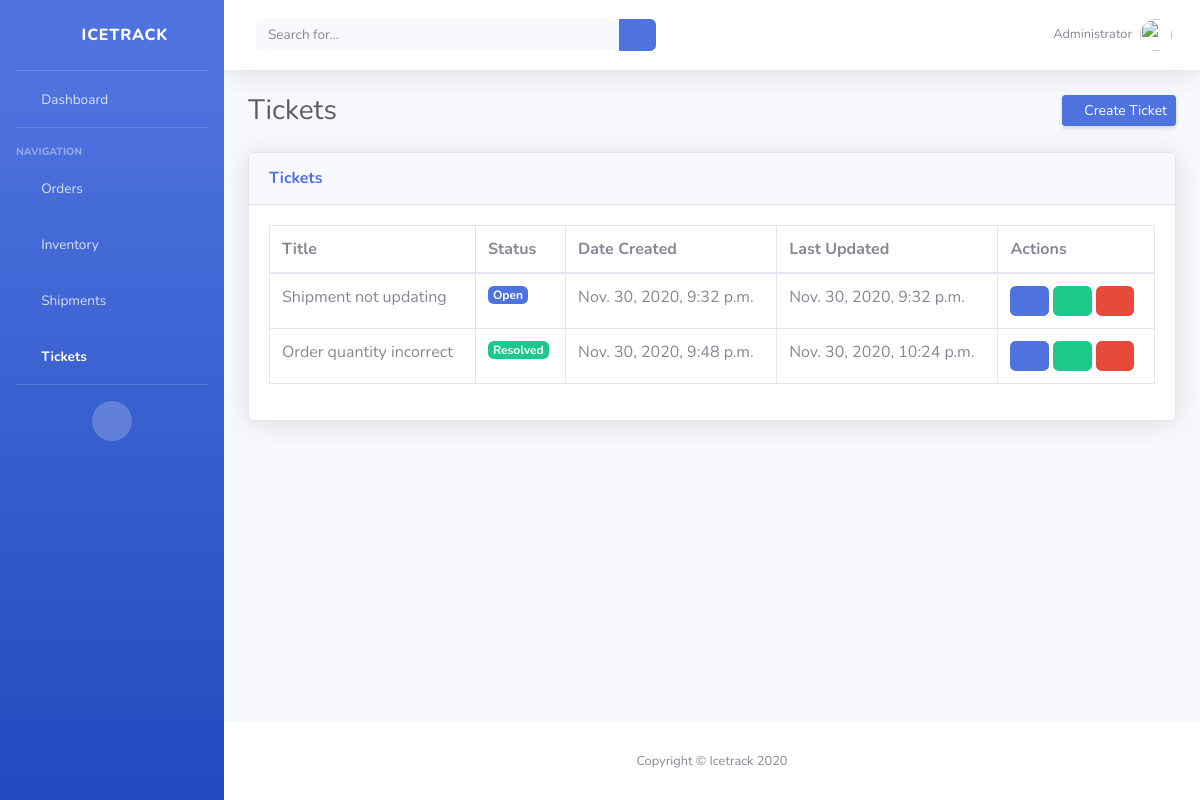
/tickets/, run on an earlier commit of the app's database.
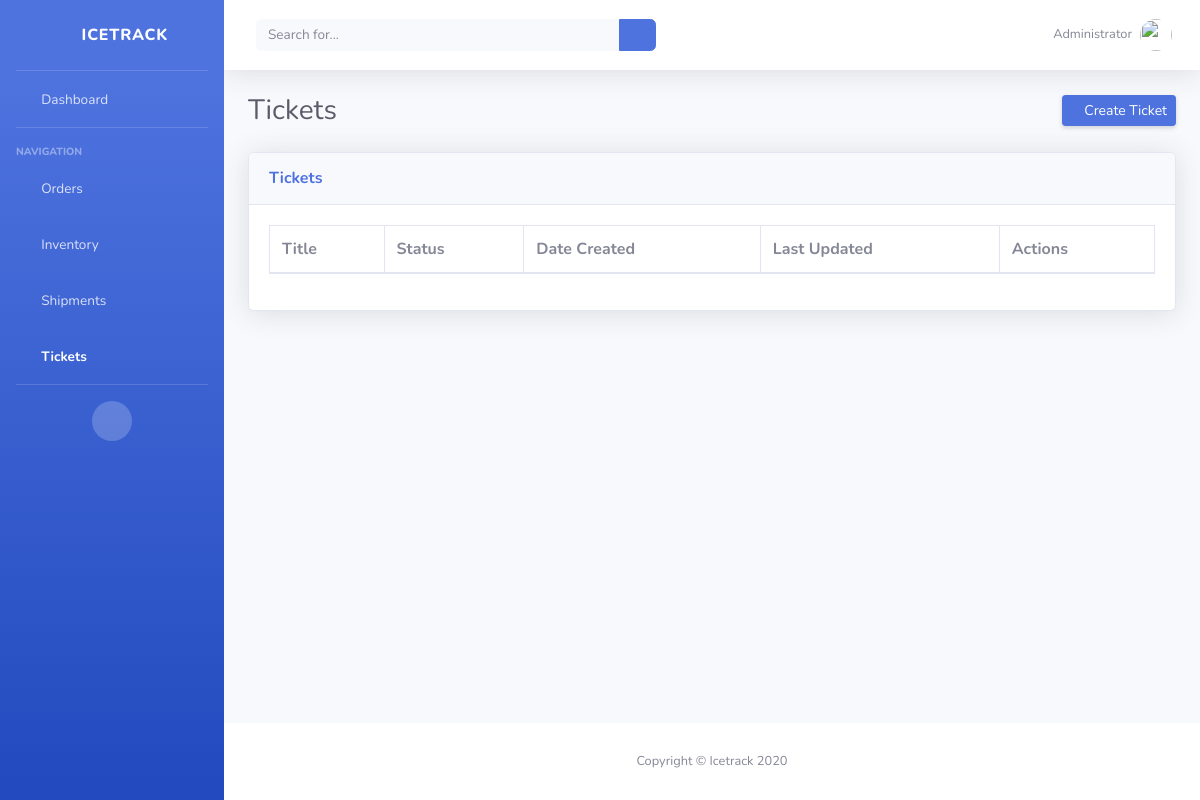
And on a later commit of the database.
### icetrack/models.py (models this page shows, shortened)
class Ticket(models.Model):
    STATUS_CHOICES = [
        ('Open', 'Open'),
        ('On Hold', 'On Hold'),
        ('Resolved', 'Resolved')
    ]
    SUBSYSTEM_CHOICES = [
        ('N/A', 'N/A'),
        ('Dashboard', 'Dashboard'),
        ('Orders', 'Orders'),
        ('Inventory', 'Inventory'),
        ('Shipments', 'Shipments'),
        ('Tickets', 'Tickets'),
    ]
    title = models.CharField(max_length=50, blank=True, null=True)
    description = models.TextField(max_length=255, blank=True, null=True)
    status = models.CharField(max_length=10, choices=STATUS_CHOICES, default='Open')
    subsystem = models.CharField(max_length=10, choices=SUBSYSTEM_CHOICES, default='N/A')
    opened_by = models.CharField(max_length=50, blank=True, null=True)
    date_opened = models.DateTimeField(auto_now_add=True, auto_now=False)
    last_updated = models.DateTimeField(auto_now_add=False, auto_now=True)
    export_to_CSV = models.BooleanField(default=False)

### icetrack/views.py (the view)
# urls.py: path('tickets/', TicketsPageView.as_view(), name="tickets"),
class TicketsPageView(ListView):
    model = Ticket
    template_name = 'tickets.html'
    context_object_name = 'all_tickets_list'

### templates/tickets.html (shortened to what this page needs)
{% extends 'base.html' %}
{% block content%}
<div class="container-fluid">
    <div class="d-sm-flex align-items-center justify-content-between mb-4">
        <h1 class="h3 mb-0 text-gray-800">Tickets</h1>
        <a href="{% url 'create_ticket' %}" class="d-none d-sm-inline-block btn btn-sm btn-primary shadow-sm"><i class="fas fa-plus fa-sm text-white-50"></i> Create Ticket</a>
    </div>
    <div class="card shadow mb-4">
        <div class="card-header py-3">
            <h6 class="m-0 font-weight-bold text-primary">Tickets</h6>
        </div>
        <div class="card-body">
            <div class="table-responsive">
                <table class="table table-bordered" id="dataTable" width="100%" cellspacing="0">
                    <thead>
                        <tr>
                            <th>Title</th>
                            <th>Status</th>
                            <th>Date Created</th>
                            <th>Last Updated</th>
                            <th>Actions</th>
                        </tr>
                    </thead>
                    <tbody>
                        {% for ticket in all_tickets_list %}
                            <tr>
                                <td>{{ ticket.title }}</td>
                                <td>
                                    {% if ticket.status == 'Open' %}
                                        <span class="badge badge-primary">{{ticket.status}}</span>
                                    {% elif ticket.status == 'On Hold' %}
                                        <span class="badge badge-warning">{{ticket.status}}</span>
                                    {% elif ticket.status == 'Resolved' %}
                                        <span class="badge badge-success">{{ticket.status}}</span>
                                    {% endif %}
                                </td>
                                <td>{{ ticket.date_opened }}</td>
                                <td>{{ ticket.last_updated }}</td>
                                <td>
                                    <a class="btn btn-primary" href="{% url 'ticket_detail' ticket.id %}"><i class="far fa-eye"></i></a>
                                    <a class="btn btn-success" href="{% url 'update_ticket' ticket.id %}"><i class="fas fa-edit"></i></a>
                                    <a class="btn btn-danger" href="{% url 'delete_ticket' ticket.id %}"><i class="far fa-trash-alt"></i></a>
                                </td>
                            </tr>
                        {% endfor %}
                    </tbody>
                </table>
            </div>
        </div>
    </div>
</div>
{% endblock content %}

What changed in the data, as far as the page shows it:
removed Ticket: title "Shipment not updating", status "Open", date_opened "Nov. 30, 2020, 9:32 p.m.", last_updated "Nov. 30, 2020, 9:32 p.m."
removed Ticket: title "Order quantity incorrect", status "Resolved", date_opened "Nov. 30, 2020, 9:48 p.m.", last_updated "Nov. 30, 2020, 10:24 p.m."
